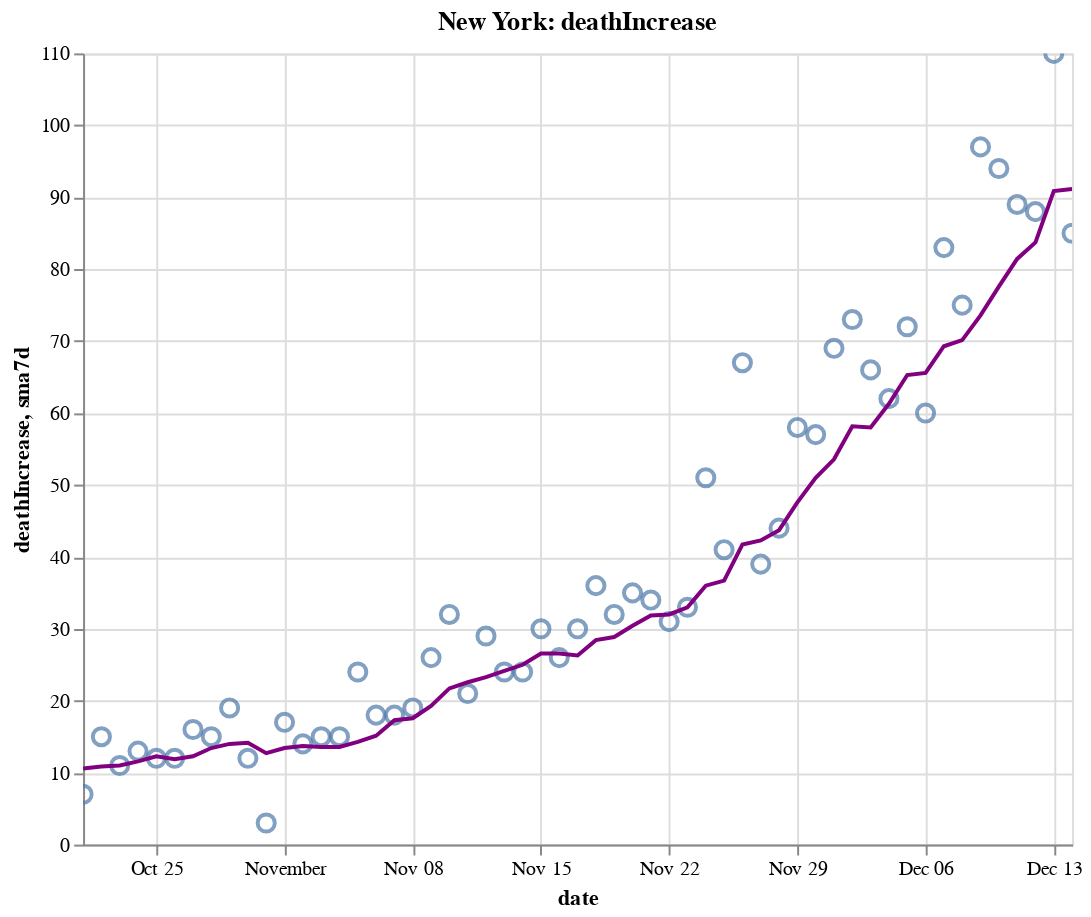

Write notebook code for a chart like this one.
### Code cell
create_plot(ny, 'deathIncrease')

### Figure 1 — Vega-Lite specification as saved in the notebook (floating-point values rounded to 4 significant figures)
{"config": {"view": {"continuousWidth": 400, "continuousHeight": 300}}, "layer": [{"layer": [{"mark": {"type": "point", "size": 75}, "encoding": {"tooltip": [{"type": "temporal", "field": "date"}, {"type": "quantitative", "field": "deathIncrease"}, {"type": "quantitative", "field": "sma7d"}], "x": {"type": "temporal", "field": "date"}, "y": {"type": "quantitative", "field": "deathIncrease"}}, "selection": {"selector012": {"type": "interval", "bind": "scales", "encodings": ["x", "y"]}}}, {"mark": {"type": "line", "color": "purple"}, "encoding": {"x": {"type": "temporal", "field": "date"}, "y": {"type": "quantitative", "field": "sma7d"}}}]}, {"mark": {"type": "rule", "color": "#aaa"}, "encoding": {"x": {"type": "temporal", "field": "date"}}, "transform": [{"filter": {"selection": "selector011"}}]}, {"mark": "circle", "encoding": {"opacity": {"condition": {"value": 1, "selection": "selector011"}, "value": 0}, "tooltip": [{"type": "temporal", "field": "date"}, {"type": "quantitative", "field": "deathIncrease"}, {"type": "quantitative", "field": "sma7d"}], "x": {"type": "temporal", "field": "date"}, "y": {"type": "quantitative", "field": "deathIncrease"}}, "selection": {"selector011": {"type": "single", "encodings": ["x"], "on": "mouseover", "nearest": true, "empty": "none"}}}, {"mark": {"type": "text", "align": "left", "dx": 5, "dy": -5, "stroke": "white", "strokeWidth": 2}, "encoding": {"text": {"type": "quantitative", "field": "deathIncrease"}, "tooltip": [{"type": "temporal", "field": "date"}, {"type": "quantitative", "field": "deathIncrease"}, {"type": "quantitative", "field": "sma7d"}], "x": {"type": "temporal", "field": "date"}, "y": {"type": "quantitative", "field": "deathIncrease"}}, "transform": [{"filter": {"selection": "selector011"}}]}, {"mark": {"type": "text", "align": "left", "dx": 5, "dy": -5}, "encoding": {"text": {"type": "quantitative", "field": "deathIncrease"}, "tooltip": [{"type": "temporal", "field": "date"}, {"type": "quantitative", "field": "deathIncrease"}, {"type": "quantitative", "field": "sma7d"}], "x": {"type": "temporal", "field": "date"}, "y": {"type": "quantitative", "field": "deathIncrease"}}, "transform": [{"filter": {"selection": "selector011"}}]}], "data": {"name": "data-4fad6103ad70a950dcd97a0ea43fbdbf"}, "height": 400, "title": "New York: deathIncrease", "width": 500, "$schema": "https://vega.github.io/schema/vega-lite/v4.8.1.json", "datasets": {"data-4fad6103ad70a950dcd97a0ea43fbdbf": [{"date": "2020-10-21T00:00:00", "totalTestResultsIncrease": 124800.0, "positiveIncrease": 2026.0, "death": 25680.0, "deathIncrease": 7.0, "positiveRate": 0.016, "state": "New York", "sma7d": 10.57}, {"date": "2020-10-22T00:00:00", "totalTestResultsIncrease": 135300.0, "positiveIncrease": 1628.0, "death": 25690.0, "deathIncrease": 15.0, "positiveRate": 0.012, "state": "New York", "sma7d": 10.86}, {"date": "2020-10-23T00:00:00", "totalTestResultsIncrease": 141500.0, "positiveIncrease": 1637.0, "death": 25700.0, "deathIncrease": 11.0, "positiveRate": 0.012, "state": "New York", "sma7d": 11.0}, {"date": "2020-10-24T00:00:00", "totalTestResultsIncrease": 156900.0, "positiveIncrease": 2061.0, "death": 25720.0, "deathIncrease": 13.0, "positiveRate": 0.013, "state": "New York", "sma7d": 11.57}, {"date": "2020-10-25T00:00:00", "totalTestResultsIncrease": 120800.0, "positiveIncrease": 1632.0, "death": 25730.0, "deathIncrease": 12.0, "positiveRate": 0.014, "state": "New York", "sma7d": 12.29}, {"date": "2020-10-26T00:00:00", "totalTestResultsIncrease": 82120.0, "positiveIncrease": 1191.0, "death": 25740.0, "deathIncrease": 12.0, "positiveRate": 0.015, "state": "New York", "sma7d": 11.86}, {"date": "2020-10-27T00:00:00", "totalTestResultsIncrease": 111600.0, "positiveIncrease": 1991.0, "death": 25760.0, "deathIncrease": 16.0, "positiveRate": 0.018, "state": "New York", "sma7d": 12.29}, {"date": "2020-10-28T00:00:00", "totalTestResultsIncrease": 129700.0, "positiveIncrease": 2031.0, "death": 25770.0, "deathIncrease": 15.0, "positiveRate": 0.016, "state": "New York", "sma7d": 13.43}, {"date": "2020-10-29T00:00:00", "totalTestResultsIncrease": 168400.0, "positiveIncrease": 2499.0, "death": 25790.0, "deathIncrease": 19.0, "positiveRate": 0.015, "state": "New York", "sma7d": 14.0}, {"date": "2020-10-30T00:00:00", "totalTestResultsIncrease": 146900.0, "positiveIncrease": 2255.0, "death": 25800.0, "deathIncrease": 12.0, "positiveRate": 0.015, "state": "New York", "sma7d": 14.14}, {"date": "2020-10-31T00:00:00", "totalTestResultsIncrease": 137000.0, "positiveIncrease": 2049.0, "death": 25810.0, "deathIncrease": 3.0, "positiveRate": 0.015, "state": "New York", "sma7d": 12.71}, {"date": "2020-11-01T00:00:00", "totalTestResultsIncrease": 148900.0, "positiveIncrease": 2255.0, "death": 25820.0, "deathIncrease": 17.0, "positiveRate": 0.015, "state": "New York", "sma7d": 13.43}, {"date": "2020-11-02T00:00:00", "totalTestResultsIncrease": 96100.0, "positiveIncrease": 1633.0, "death": 25840.0, "deathIncrease": 14.0, "positiveRate": 0.017, "state": "New York", "sma7d": 13.71}, {"date": "2020-11-03T00:00:00", "totalTestResultsIncrease": 127900.0, "positiveIncrease": 2321.0, "death": 25850.0, "deathIncrease": 15.0, "positiveRate": 0.018, "state": "New York", "sma7d": 13.57}, {"date": "2020-11-04T00:00:00", "totalTestResultsIncrease": 133500.0, "positiveIncrease": 2126.0, "death": 25870.0, "deathIncrease": 15.0, "positiveRate": 0.016, "state": "New York", "sma7d": 13.57}, {"date": "2020-11-05T00:00:00", "totalTestResultsIncrease": 161000.0, "positiveIncrease": 2997.0, "death": 25890.0, "deathIncrease": 24.0, "positiveRate": 0.019, "state": "New York", "sma7d": 14.29}, {"date": "2020-11-06T00:00:00", "totalTestResultsIncrease": 160700.0, "positiveIncrease": 3209.0, "death": 25910.0, "deathIncrease": 18.0, "positiveRate": 0.02, "state": "New York", "sma7d": 15.14}, {"date": "2020-11-07T00:00:00", "totalTestResultsIncrease": 163300.0, "positiveIncrease": 3587.0, "death": 25930.0, "deathIncrease": 18.0, "positiveRate": 0.022, "state": "New York", "sma7d": 17.29}, {"date": "2020-11-08T00:00:00", "totalTestResultsIncrease": 145600.0, "positiveIncrease": 3428.0, "death": 25950.0, "deathIncrease": 19.0, "positiveRate": 0.024, "state": "New York", "sma7d": 17.57}, {"date": "2020-11-09T00:00:00", "totalTestResultsIncrease": 111400.0, "positiveIncrease": 3144.0, "death": 25970.0, "deathIncrease": 26.0, "positiveRate": 0.028, "state": "New York", "sma7d": 19.29}, {"date": "2020-11-10T00:00:00", "totalTestResultsIncrease": 128000.0, "positiveIncrease": 3965.0, "death": 26000.0, "deathIncrease": 32.0, "positiveRate": 0.031, "state": "New York", "sma7d": 21.71}, {"date": "2020-11-11T00:00:00", "totalTestResultsIncrease": 164300.0, "positiveIncrease": 4820.0, "death": 26030.0, "deathIncrease": 21.0, "positiveRate": 0.029, "state": "New York", "sma7d": 22.57}, {"date": "2020-11-12T00:00:00", "totalTestResultsIncrease": 162600.0, "positiveIncrease": 4797.0, "death": 26060.0, "deathIncrease": 29.0, "positiveRate": 0.029, "state": "New York", "sma7d": 23.29}, {"date": "2020-11-13T00:00:00", "totalTestResultsIncrease": 203700.0, "positiveIncrease": 5401.0, "death": 26080.0, "deathIncrease": 24.0, "positiveRate": 0.027, "state": "New York", "sma7d": 24.14}, {"date": "2020-11-14T00:00:00", "totalTestResultsIncrease": 184200.0, "positiveIncrease": 5388.0, "death": 26100.0, "deathIncrease": 24.0, "positiveRate": 0.029, "state": "New York", "sma7d": 25.0}, {"date": "2020-11-15T00:00:00", "totalTestResultsIncrease": 133200.0, "positiveIncrease": 3649.0, "death": 26130.0, "deathIncrease": 30.0, "positiveRate": 0.027, "state": "New York", "sma7d": 26.57}, {"date": "2020-11-16T00:00:00", "totalTestResultsIncrease": 124600.0, "positiveIncrease": 3490.0, "death": 26160.0, "deathIncrease": 26.0, "positiveRate": 0.028, "state": "New York", "sma7d": 26.57}, {"date": "2020-11-17T00:00:00", "totalTestResultsIncrease": 159900.0, "positiveIncrease": 5088.0, "death": 26190.0, "deathIncrease": 30.0, "positiveRate": 0.032, "state": "New York", "sma7d": 26.29}, {"date": "2020-11-18T00:00:00", "totalTestResultsIncrease": 154400.0, "positiveIncrease": 5294.0, "death": 26220.0, "deathIncrease": 36.0, "positiveRate": 0.034, "state": "New York", "sma7d": 28.43}, {"date": "2020-11-19T00:00:00", "totalTestResultsIncrease": 195200.0, "positiveIncrease": 5310.0, "death": 26260.0, "deathIncrease": 32.0, "positiveRate": 0.027, "state": "New York", "sma7d": 28.86}, {"date": "2020-11-20T00:00:00", "totalTestResultsIncrease": 205500.0, "positiveIncrease": 5468.0, "death": 26290.0, "deathIncrease": 35.0, "positiveRate": 0.027, "state": "New York", "sma7d": 30.43}, {"date": "2020-11-21T00:00:00", "totalTestResultsIncrease": 207900.0, "positiveIncrease": 5972.0, "death": 26330.0, "deathIncrease": 34.0, "positiveRate": 0.029, "state": "New York", "sma7d": 31.86}, {"date": "2020-11-22T00:00:00", "totalTestResultsIncrease": 196600.0, "positiveIncrease": 5392.0, "death": 26360.0, "deathIncrease": 31.0, "positiveRate": 0.027, "state": "New York", "sma7d": 32.0}, {"date": "2020-11-23T00:00:00", "totalTestResultsIncrease": 191500.0, "positiveIncrease": 5906.0, "death": 26390.0, "deathIncrease": 33.0, "positiveRate": 0.031, "state": "New York", "sma7d": 33.0}, {"date": "2020-11-24T00:00:00", "totalTestResultsIncrease": 164800.0, "positiveIncrease": 4881.0, "death": 26440.0, "deathIncrease": 51.0, "positiveRate": 0.03, "state": "New York", "sma7d": 36.0}, {"date": "2020-11-25T00:00:00", "totalTestResultsIncrease": 173100.0, "positiveIncrease": 6265.0, "death": 26480.0, "deathIncrease": 41.0, "positiveRate": 0.036, "state": "New York", "sma7d": 36.71}, {"date": "2020-11-26T00:00:00", "totalTestResultsIncrease": 217700.0, "positiveIncrease": 6933.0, "death": 26550.0, "deathIncrease": 67.0, "positiveRate": 0.032, "state": "New York", "sma7d": 41.71}, {"date": "2020-11-27T00:00:00", "totalTestResultsIncrease": 219400.0, "positiveIncrease": 8176.0, "death": 26590.0, "deathIncrease": 39.0, "positiveRate": 0.037, "state": "New York", "sma7d": 42.29}, {"date": "2020-11-28T00:00:00", "totalTestResultsIncrease": 152400.0, "positiveIncrease": 6063.0, "death": 26630.0, "deathIncrease": 44.0, "positiveRate": 0.04, "state": "New York", "sma7d": 43.71}, {"date": "2020-11-29T00:00:00", "totalTestResultsIncrease": 157300.0, "positiveIncrease": 6723.0, "death": 26690.0, "deathIncrease": 58.0, "positiveRate": 0.043, "state": "New York", "sma7d": 47.57}, {"date": "2020-11-30T00:00:00", "totalTestResultsIncrease": 149000.0, "positiveIncrease": 6819.0, "death": 26750.0, "deathIncrease": 57.0, "positiveRate": 0.046, "state": "New York", "sma7d": 51.0}, {"date": "2020-12-01T00:00:00", "totalTestResultsIncrease": 146700.0, "positiveIncrease": 7285.0, "death": 26820.0, "deathIncrease": 69.0, "positiveRate": 0.05, "state": "New York", "sma7d": 53.57}, {"date": "2020-12-02T00:00:00", "totalTestResultsIncrease": 193600.0, "positiveIncrease": 8973.0, "death": 26890.0, "deathIncrease": 73.0, "positiveRate": 0.046, "state": "New York", "sma7d": 58.14}, {"date": "2020-12-03T00:00:00", "totalTestResultsIncrease": 203400.0, "positiveIncrease": 9855.0, "death": 26960.0, "deathIncrease": 66.0, "positiveRate": 0.048, "state": "New York", "sma7d": 58.0}, {"date": "2020-12-04T00:00:00", "totalTestResultsIncrease": 208300.0, "positiveIncrease": 11270.0, "death": 27020.0, "deathIncrease": 62.0, "positiveRate": 0.054, "state": "New York", "sma7d": 61.29}, {"date": "2020-12-05T00:00:00", "totalTestResultsIncrease": 215400.0, "positiveIncrease": 10760.0, "death": 27090.0, "deathIncrease": 72.0, "positiveRate": 0.05, "state": "New York", "sma7d": 65.29}, {"date": "2020-12-06T00:00:00", "totalTestResultsIncrease": 205800.0, "positiveIncrease": 9702.0, "death": 27150.0, "deathIncrease": 60.0, "positiveRate": 0.047, "state": "New York", "sma7d": 65.57}, {"date": "2020-12-07T00:00:00", "totalTestResultsIncrease": 152300.0, "positiveIncrease": 7302.0, "death": 27230.0, "deathIncrease": 83.0, "positiveRate": 0.048, "state": "New York", "sma7d": 69.29}, {"date": "2020-12-08T00:00:00", "totalTestResultsIncrease": 162500.0, "positiveIncrease": 9335.0, "death": 27310.0, "deathIncrease": 75.0, "positiveRate": 0.057, "state": "New York", "sma7d": 70.14}, {"date": "2020-12-09T00:00:00", "totalTestResultsIncrease": 194600.0, "positiveIncrease": 10600.0, "death": 27400.0, "deathIncrease": 97.0, "positiveRate": 0.054, "state": "New York", "sma7d": 73.57}, {"date": "2020-12-10T00:00:00", "totalTestResultsIncrease": 197400.0, "positiveIncrease": 10180.0, "death": 27500.0, "deathIncrease": 94.0, "positiveRate": 0.052, "state": "New York", "sma7d": 77.57}, {"date": "2020-12-11T00:00:00", "totalTestResultsIncrease": 212700.0, "positiveIncrease": 10600.0, "death": 27590.0, "deathIncrease": 89.0, "positiveRate": 0.05, "state": "New York", "sma7d": 81.43}, {"date": "2020-12-12T00:00:00", "totalTestResultsIncrease": 242900.0, "positiveIncrease": 11130.0, "death": 27680.0, "deathIncrease": 88.0, "positiveRate": 0.046, "state": "New York", "sma7d": 83.71}, {"date": "2020-12-13T00:00:00", "totalTestResultsIncrease": 205200.0, "positiveIncrease": 10190.0, "death": 27780.0, "deathIncrease": 110.0, "positiveRate": 0.05, "state": "New York", "sma7d": 90.86}, {"date": "2020-12-14T00:00:00", "totalTestResultsIncrease": 159800.0, "positiveIncrease": 9044.0, "death": 27870.0, "deathIncrease": 85.0, "positiveRate": 0.057, "state": "New York", "sma7d": 91.14}]}}
